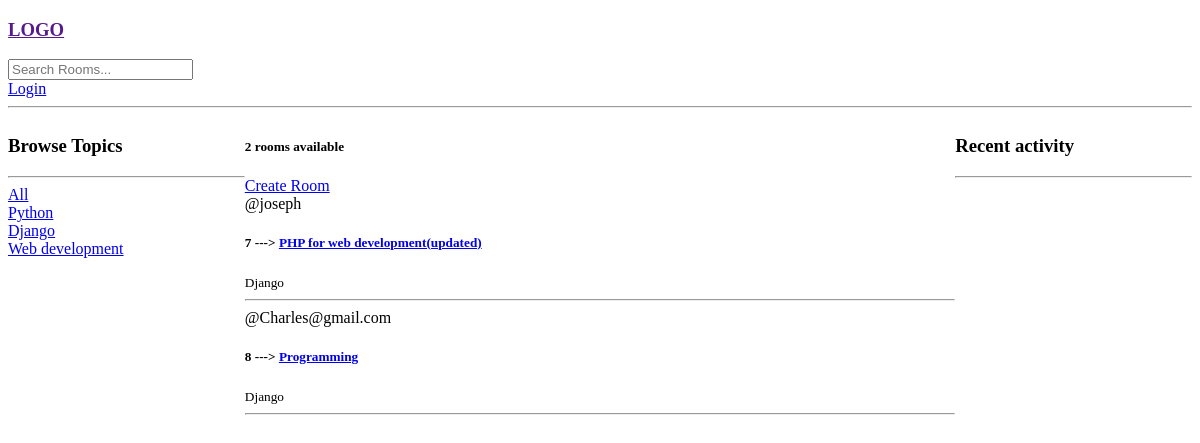
Before: /?q=Django with the older database file.
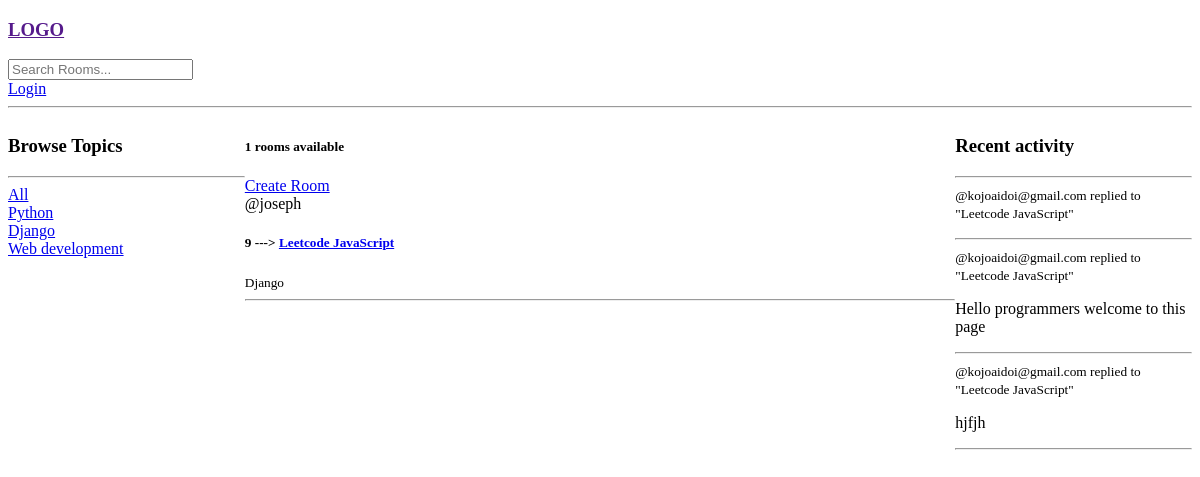
After: the same page with the newer database file.
### RoomChat/models.py (models this page shows, shortened)
class Topic(models.Model):
  name = models.CharField(max_length=300)

class Room(models.Model):
  Host = models.ForeignKey(User, on_delete=models.SET_NULL,null=True)
  name = models.CharField(max_length=200)
  topic = models.ForeignKey(Topic, on_delete=models.SET_NULL, null=True)
  description = models.TextField(null=True, blank=True)
  participant = models.ManyToManyField(User, related_name='participants', blank=True)
  updated = models.DateTimeField(auto_now=True)
  created = models.DateTimeField(auto_now_add=True)
  class Meta:
    ordering = ['-updated', '-created']
  def __str__(self):
      return self.name

class Message(models.Model):
  user = models.ForeignKey(User, on_delete=models.CASCADE)
  room = models.ForeignKey(Room, on_delete=models.CASCADE)
  body = models.TextField()
  updated = models.DateTimeField(auto_now=True)
  created = models.DateTimeField(auto_now_add=True)
  class Meta:
    ordering = ['-updated', '-created']
  def __str__(self):
    return self.body[0:50]

### RoomChat/views.py (the view)
# urls.py: path('', views.homePage, name="HomePage"),
def homePage(request):
  q = request.GET.get('q')  if request.GET.get('q') != None else ''
  rooms = Room.objects.filter(
    Q(topic__name__icontains=q) |
    Q(name__icontains=q) |
    Q(description__icontains=q)
)
  topic = Topic.objects.all()
  room_count = rooms.count()
  room_messages = Message.objects.filter(room__topic__name__icontains=q)
  content = {'rooms': rooms}
  return render(request, 'home.html', {'rooms': rooms, 'topic': topic, 'room_count': room_count,
                                      'message_room': room_messages, 'message_room': room_messages})

### templates/home.html (shortened to what this page needs)
{% extends 'main.html' %}
{% block content %}
<div class="home-container">
  <div>
    <h3>Browse Topics</h3>
    <hr>
    <div>
      <a href="{%url 'HomePage'%}">All</a>
    </div>
    {% for topic in topic %}
    <div>
      <a href="{% url 'HomePage' %}?q={{topic.name}}">{{topic.name}}</a>
    </div>
    {% endfor %}
  </div>
  <div>
    <h5>{{room_count}} rooms available</h5>
    <a href="{% url 'CreateRoom' %}">Create Room</a>
    <div>
      {% for room in rooms %}
      <span>@{{room.Host.username}}</span>
      <h5>{{room.id}}  ---> <a href="/room/{{room.id}}">{{room.name}}</a></h5>
      <small>{{room.topic.name}}</small>
      <hr>
      {% endfor %}
    </div>
  </div>
 <div>
  <h3>Recent activity</h3>
  <hr>
  {% for message in  message_room %}
  <div>
    <small>@{{message.user}}  {{messages.created |timesince}}</small>
    <small>replied to "{{message.room}}"</small>
    <p>{{message}}</p>
    <hr>
  </div>
  {% endfor %}
 </div>
</div>
{% endblock %}

Changed rows visible on the page:
removed Room: Host.username "joseph", id "7", name "PHP for web development(updated)", topic.name "Django"
removed Room: Host.username "Charles@gmail.com", id "8", name "Programming", topic.name "Django"
added Room: Host.username "joseph", id "9", name "Leetcode JavaScript", topic.name "Django"
added Message: user "kojoaidoi@gmail.com", room "Leetcode JavaScript"
added Message: user "kojoaidoi@gmail.com", room "Leetcode JavaScript", body "Hello programmers welcome to this page"
added Message: user "kojoaidoi@gmail.com", room "Leetcode JavaScript", body "hjfjh"
Other visible differences:
{{ room_count }}: "2" → "1"
